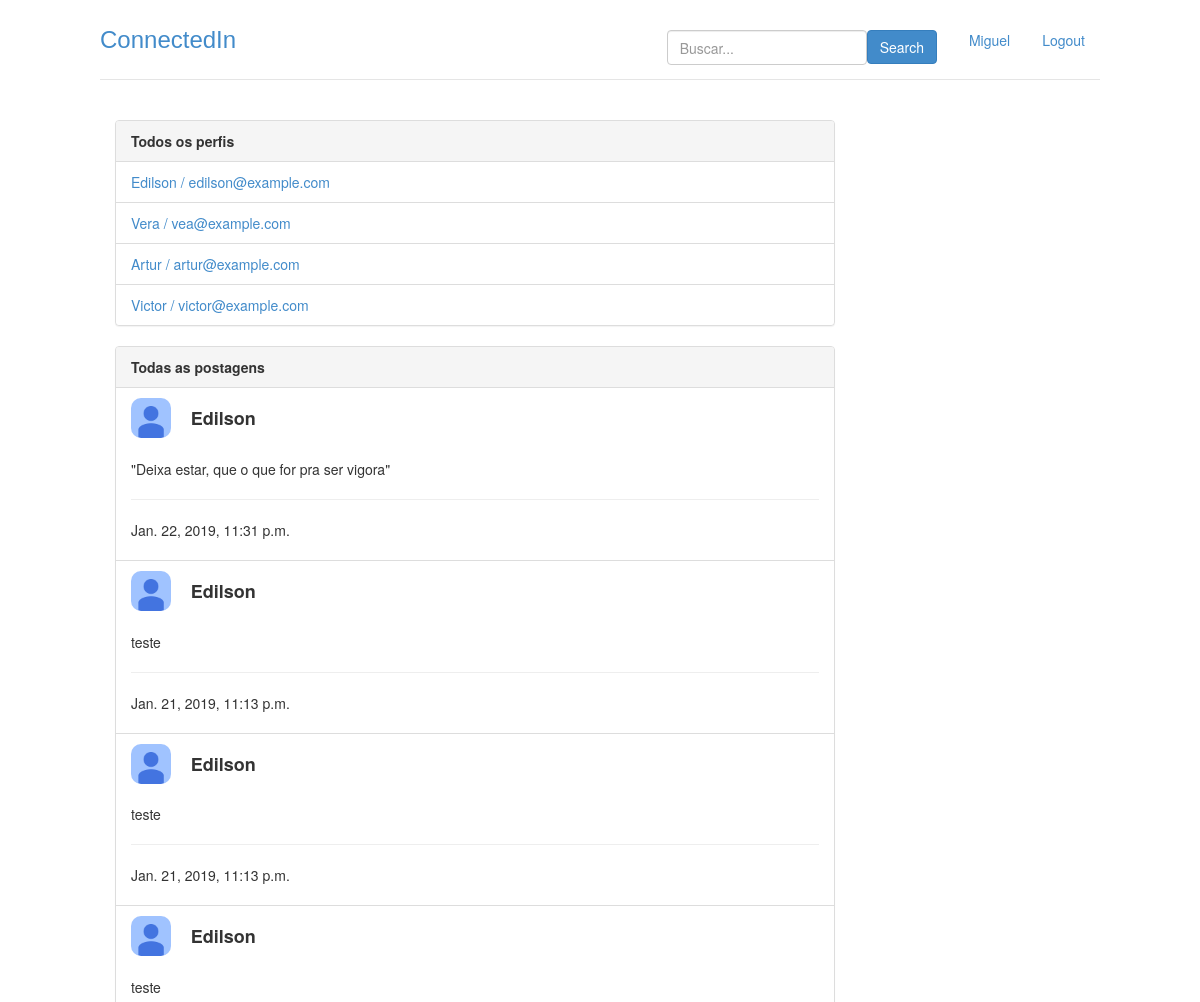
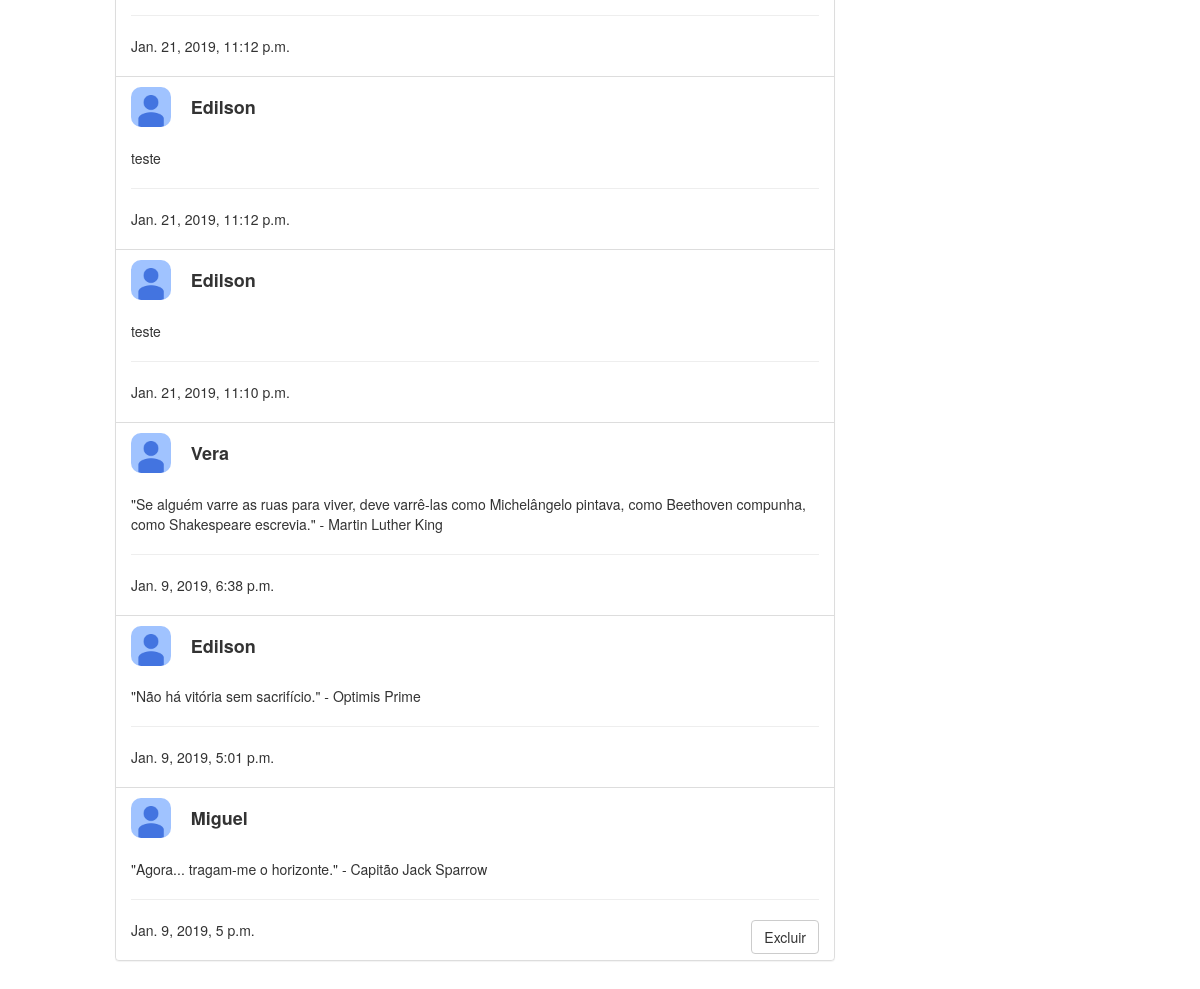
Screenshot of / (signed in) with the database file from the repository (2 pictures, top to bottom).
### perfis/models.py (models this page shows, shortened)
class Perfil(models.Model):
    nome = models.CharField(max_length=255, null=False)
    telefone = models.CharField(max_length=20, null= False)
    nome_empresa = models.CharField(max_length=255, null=False)
    contatos = models.ManyToManyField('self')
    usuario = models.OneToOneField(User, related_name = "perfil", on_delete = models.CASCADE)
    contatos_bloqueados = models.ManyToManyField('self', related_name = 'meus_contatos_bloqueados', symmetrical=False, through= 'Bloqueio')
    @property
    def email(self):
        return self.usuario.email
    def __str__(self):
        return self.nome

class Postagem(models.Model):
    texto = models.CharField(max_length=255, null=False)
    dt_publicacao = models.DateTimeField(default=timezone.now)
    responsavel = models.ForeignKey(Perfil,on_delete=models.CASCADE,related_name='minhas_postagens' )
    def __str__(self):
        return self.texto
    class Meta:
        ordering = ['-dt_publicacao']

### perfis/views.py (the view)
# urls.py: path('', views.index,name='index'),
@login_required
def index(request):
	perfil_logado = get_perfil_logado(request)
	return render(request, 'index.html',{'perfis' : Perfil.objects.all(), 'perfil_logado' : get_perfil_logado(request)})

### perfis/views.py (called while the page is built)
@login_required
def get_perfil_logado(request):
	return request.user.perfil

### timeline/models.py (called while the page is built)
    def get_timeline(self):
        lista_postagens = []
        postagens_ordenadas = Postagem.objects.all()
        [lista_postagens.append(i) for i in postagens_ordenadas if i.responsavel in self.perfil.contatos.all() or i.responsavel.id == self.perfil.id ]
        return lista_postagens

### perfis/templates/index.html (shortened to what this page needs)
{% extends 'base.html' %}
{% block body %}
<div class="col-lg-9">
	<div class="panel panel-default">
		<div class="panel-heading">
			<strong>Todos os perfis</strong>
		</div>
		{% if perfis %}
		<ul class="list-group">
            {% for perfil in perfis %}
                {% if perfil.id != perfil_logado.id %}
                    <li class="list-group-item">
                        <a href = "{% url 'exibir' perfil.id %}">	{{ perfil.nome }} / {{ perfil.email }}
                        </a>
                    </li>
                {% endif %}
			{% endfor %}
		{% else %}
			<p>Não há perfis cadastrados</p>
		</ul>
		{% endif %}
	</div>
	<div class="panel panel-default">
		{% if perfil_logado.minha_timeline.get_timeline %}
			<div class="panel-heading">
				<strong>
					Todas as postagens
				</strong>
			</div>
			<ul class="list-group">
				{% for postagem in perfil_logado.minha_timeline.get_timeline %}
					<li class = "list-group-item">
						<div class="row">
							<div class = "col-lg-1">
								<img src="/static/img/photo.jpg" alt="Perfil Icon" style="border-radius: 10px; width:40px; height:40px;">
							</div>
							<div class = "col-lg-10">
									<h4><strong>{{postagem.responsavel}}</strong></h4>
							</div>
						</div>
						<br>
						{{ postagem }}
						<hr>
						<p>{{ postagem.dt_publicacao }}
							{% if postagem.responsavel.id == perfil_logado.id %}
							<button class="btn btn-default pull-right btn-confirm" >Excluir</button>
							{% endif %}
						</p>
					</li>
				{% endfor %}
			</ul>
		{% else %}
			<div class="panel-body">
				Não há postagens
			</div>
		{% endif %}
	</div>
</div>
{% endblock %}

### perfis/templates/base.html (shortened to what this page needs)
{% load staticfiles %}
<!doctype html>
<html lang = "pt-br">
	<head>
		<link rel="stylesheet" href="{% static 'styles/bootstrap.css' %}">
		<link rel="stylesheet" href="{% static 'styles/main.css' %}">
	</head>
	<body class="">
		<div class="container">
			<div class = "header">
				<ul class = "nav nav-pills pull-right">
					<li>
						<div class="container">
							<form class = "form-signin" action="{% url 'buscar' %}"  method="post">
								<button class="btn btn-primary pull-right" type = "submit">Search</button>
								<input type="text"	name="username"  class = "form-control pull-right"
											style="min-width: 200px; min-height: 35px; max-width: 200px; max-height: 35px;"
													id="nome_id"	placeholder="Buscar..." required>
							</form>
						</div>
					</li>
					<li><a href = "{% url 'exibir' perfil_logado.id %}">{{ perfil_logado.nome }}</a></li>
					<li><a href = "/logout/">Logout</a></li>
				</ul>
				<h3 class = "text-muted" style="font-family:'Lucida Sans', 'Lucida Sans Regular', 'Lucida Grande', 'Lucida Sans Unicode', Geneva, Verdana, sans-serif"><a href="{% url 'index' %}">ConnectedIn</a></h3>
			</div>
			<div class="row content">
				{% block body%}
				{% endblock %}
			</div>
		</div>
	</body>
</html>

### perfis/static/styles/main.css (style rules this page uses)
body { padding-top: 20px; padding-bottom: 20px; }
.header, .content, .footer { padding-left: 15px; padding-right: 15px; }
.header { border-bottom: 1px solid #e5e5e5; }
.header h3 { margin-top: 0; margin-bottom: 0; line-height: 40px; padding-bottom: 19px; }
@media (min-width: 1068px) { .container { max-width: 1030px; } }
.content { margin: 40px 0; }
@media screen and (min-width: 768px) { .header, .content, .footer { padding-left: 0; padding-right: 0; } }
@media screen and (min-width: 768px) { .header { margin-bottom: 30px; } }

### rows the page displays
Perfil: nome "Miguel"
Perfil: nome "Edilson", email "edilson@example.com"
Perfil: nome "Vera", email "vea@example.com"
Perfil: nome "Artur", email "artur@example.com"
Perfil: nome "Victor", email "victor@example.com"
Postagem: responsavel "Edilson", texto "\"Deixa estar, que o que for pra ser vigora\"", dt_publicacao "Jan. 22, 2019, 11:31 p.m."
Postagem: responsavel "Edilson", texto "teste", dt_publicacao "Jan. 21, 2019, 11:13 p.m."
Postagem: responsavel "Edilson", texto "teste", dt_publicacao "Jan. 21, 2019, 11:13 p.m."
Postagem: responsavel "Edilson", texto "teste", dt_publicacao "Jan. 21, 2019, 11:12 p.m."
Postagem: responsavel "Edilson", texto "teste", dt_publicacao "Jan. 21, 2019, 11:12 p.m."
Postagem: responsavel "Edilson", texto "teste", dt_publicacao "Jan. 21, 2019, 11:10 p.m."
Postagem: responsavel "Vera", texto "\"Se alguém varre as ruas para viver, deve varrê-las como Michelângelo pintava, como Beethoven compunha, como Shakespeare escrevia.\" - Martin Luther King", dt_publicacao "Jan. 9, 2019, 6:38 p.m."
Postagem: responsavel "Edilson", texto "\"Não há vitória sem sacrifício.\" - Optimis Prime", dt_publicacao "Jan. 9, 2019, 5:01 p.m."
Postagem: responsavel "Miguel", texto "\"Agora... tragam-me o horizonte.\" - Capitão Jack Sparrow", dt_publicacao "Jan. 9, 2019, 5 p.m.", shows "Excluir"
